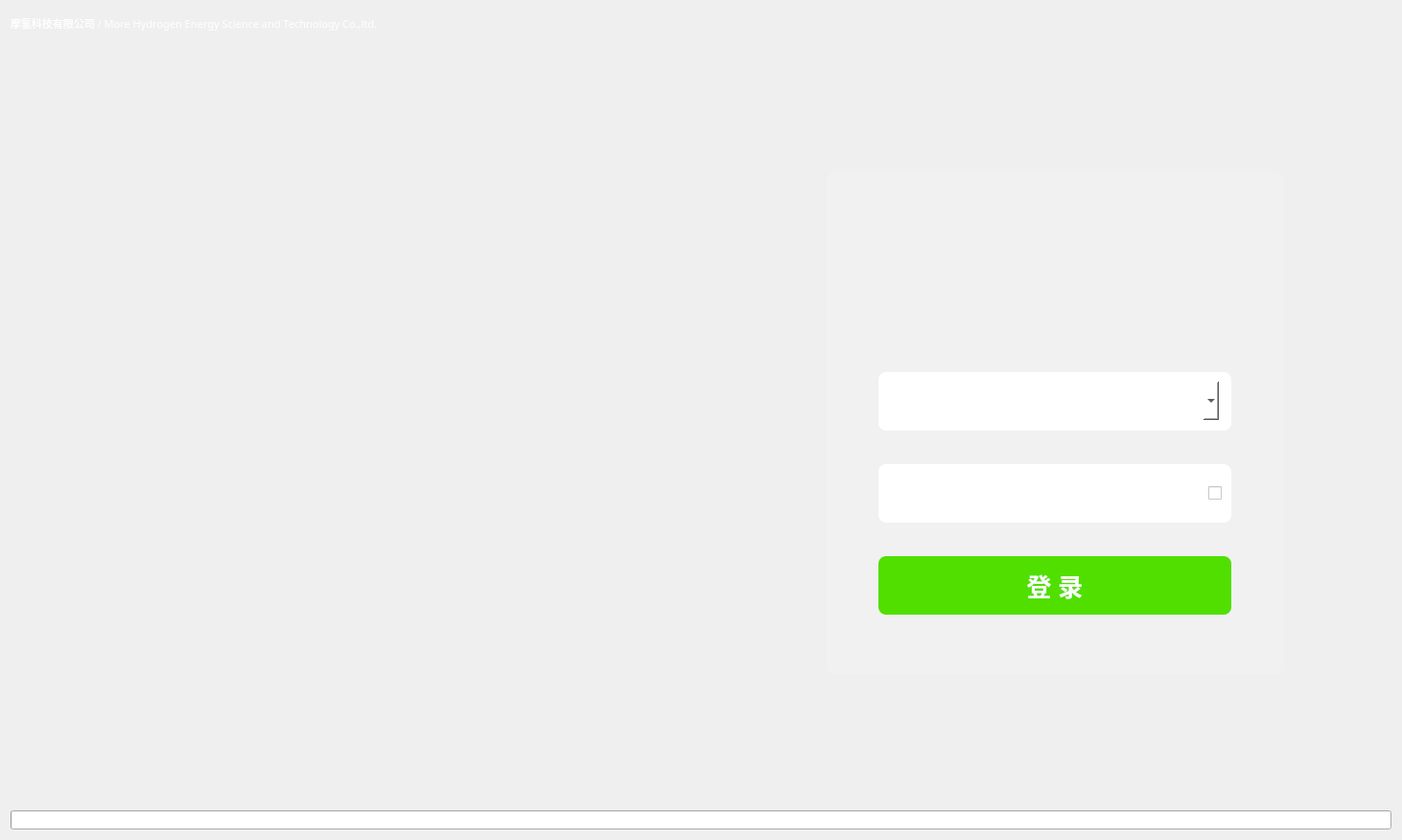
<?xml version="1.0" encoding="UTF-8"?>
<ui version="4.0">
 <class>LoginInterface</class>
 <widget class="QWidget" name="LoginInterface">
  <property name="geometry">
   <rect>
    <x>0</x>
    <y>0</y>
    <width>1458</width>
    <height>876</height>
   </rect>
  </property>
  <property name="windowTitle">
   <string>登录</string>
  </property>
  <property name="windowIcon">
   <iconset resource="../Images/images.qrc">
    <normaloff>:/logo_2x.png</normaloff>:/logo_2x.png</iconset>
  </property>
  <property name="styleSheet">
   <string notr="true">#LoginInterface{border-image: url(:/login_background.png);}</string>
  </property>
  <property name="windowFilePath">
   <string/>
  </property>
  <layout class="QGridLayout" name="gridLayout">
   <item row="2" column="0">
    <layout class="QHBoxLayout" name="horizontalLayout">
     <item>
      <spacer name="horizontalSpacer">
       <property name="orientation">
        <enum>Qt::Horizontal</enum>
       </property>
       <property name="sizeHint" stdset="0">
        <size>
         <width>40</width>
         <height>20</height>
        </size>
       </property>
      </spacer>
     </item>
     <item>
      <widget class="QLabel" name="slogan">
       <property name="minimumSize">
        <size>
         <width>620</width>
         <height>226</height>
        </size>
       </property>
       <property name="maximumSize">
        <size>
         <width>620</width>
         <height>226</height>
        </size>
       </property>
       <property name="baseSize">
        <size>
         <width>620</width>
         <height>226</height>
        </size>
       </property>
       <property name="text">
        <string/>
       </property>
       <property name="pixmap">
        <pixmap resource="../Images/images.qrc">:/slogan.png</pixmap>
       </property>
       <property name="alignment">
        <set>Qt::AlignLeading|Qt::AlignLeft|Qt::AlignVCenter</set>
       </property>
      </widget>
     </item>
     <item>
      <spacer name="horizontalSpacer_2">
       <property name="orientation">
        <enum>Qt::Horizontal</enum>
       </property>
       <property name="sizeHint" stdset="0">
        <size>
         <width>40</width>
         <height>20</height>
        </size>
       </property>
      </spacer>
     </item>
     <item>
      <widget class="QFrame" name="Login_layout">
       <property name="minimumSize">
        <size>
         <width>477</width>
         <height>524</height>
        </size>
       </property>
       <property name="maximumSize">
        <size>
         <width>477</width>
         <height>524</height>
        </size>
       </property>
       <property name="styleSheet">
        <string notr="true">QFrame#Login_layout { width:477px;
height:524px;
background:rgba(255,255,255,38.25);
opacity:0.15;
border-radius:10px;}</string>
       </property>
       <layout class="QVBoxLayout" name="verticalLayout_2">
        <property name="spacing">
         <number>35</number>
        </property>
        <property name="leftMargin">
         <number>54</number>
        </property>
        <property name="topMargin">
         <number>56</number>
        </property>
        <property name="rightMargin">
         <number>54</number>
        </property>
        <property name="bottomMargin">
         <number>62</number>
        </property>
        <item>
         <layout class="QHBoxLayout" name="horizontalLayout_2">
          <item>
           <spacer name="horizontalSpacer_4">
            <property name="orientation">
             <enum>Qt::Horizontal</enum>
            </property>
            <property name="sizeHint" stdset="0">
             <size>
              <width>40</width>
              <height>20</height>
             </size>
            </property>
           </spacer>
          </item>
          <item>
           <widget class="QLabel" name="label_2">
            <property name="sizePolicy">
             <sizepolicy hsizetype="Preferred" vsizetype="Preferred">
              <horstretch>225</horstretch>
              <verstretch>51</verstretch>
             </sizepolicy>
            </property>
            <property name="minimumSize">
             <size>
              <width>225</width>
              <height>51</height>
             </size>
            </property>
            <property name="maximumSize">
             <size>
              <width>225</width>
              <height>51</height>
             </size>
            </property>
            <property name="layoutDirection">
             <enum>Qt::LeftToRight</enum>
            </property>
            <property name="styleSheet">
             <string notr="true">QLabel {
image: url(:/logo_1x.png);
color: rgba(255, 255, 255, 1);
background-position: center;
background:transparent;
}</string>
            </property>
            <property name="frameShadow">
             <enum>QFrame::Raised</enum>
            </property>
            <property name="text">
             <string/>
            </property>
            <property name="alignment">
             <set>Qt::AlignCenter</set>
            </property>
           </widget>
          </item>
          <item>
           <spacer name="horizontalSpacer_5">
            <property name="orientation">
             <enum>Qt::Horizontal</enum>
            </property>
            <property name="sizeHint" stdset="0">
             <size>
              <width>40</width>
              <height>20</height>
             </size>
            </property>
           </spacer>
          </item>
         </layout>
        </item>
        <item>
         <layout class="QVBoxLayout" name="verticalLayout">
          <item>
           <widget class="QLabel" name="password_wrong_label">
            <property name="styleSheet">
             <string notr="true">QLabel {
font-size:20px;
font-family:PingFang SC;
font-weight:300;
line-height:28px;
color:rgba(255,42,42,1);
}</string>
            </property>
            <property name="text">
             <string/>
            </property>
           </widget>
          </item>
          <item>
           <widget class="QFrame" name="user_background">
            <property name="minimumSize">
             <size>
              <width>368</width>
              <height>61</height>
             </size>
            </property>
            <property name="maximumSize">
             <size>
              <width>368</width>
              <height>61</height>
             </size>
            </property>
            <property name="styleSheet">
             <string notr="true">width:368px;height:61px;background:rgba(255,255,255,1);opacity:1;border-radius:8px;</string>
            </property>
            <layout class="QHBoxLayout" name="horizontalLayout_3">
             <item>
              <widget class="QLabel" name="label_3">
               <property name="minimumSize">
                <size>
                 <width>34</width>
                 <height>34</height>
                </size>
               </property>
               <property name="maximumSize">
                <size>
                 <width>34</width>
                 <height>34</height>
                </size>
               </property>
               <property name="text">
                <string/>
               </property>
               <property name="pixmap">
                <pixmap resource="../Images/images.qrc">:/user.png</pixmap>
               </property>
               <property name="alignment">
                <set>Qt::AlignCenter</set>
               </property>
              </widget>
             </item>
             <item>
              <widget class="QComboBox" name="accounts">
               <property name="minimumSize">
                <size>
                 <width>0</width>
                 <height>40</height>
                </size>
               </property>
               <property name="maximumSize">
                <size>
                 <width>300</width>
                 <height>40</height>
                </size>
               </property>
               <property name="font">
                <font>
                 <family>思源黑体 CN Regular</family>
                 <pointsize>18</pointsize>
                 <weight>50</weight>
                 <bold>false</bold>
                </font>
               </property>
               <property name="styleSheet">
                <string notr="true">QComboBox::down-arrow {border:0px;image: url(:/down-arrow.png);}</string>
               </property>
              </widget>
             </item>
            </layout>
           </widget>
          </item>
         </layout>
        </item>
        <item>
         <widget class="QFrame" name="password_background">
          <property name="minimumSize">
           <size>
            <width>368</width>
            <height>61</height>
           </size>
          </property>
          <property name="maximumSize">
           <size>
            <width>368</width>
            <height>61</height>
           </size>
          </property>
          <property name="styleSheet">
           <string notr="true">width:368px;
height:61px;
background:rgba(255,255,255,1);
opacity:1;
border-radius:8px;</string>
          </property>
          <layout class="QHBoxLayout" name="horizontalLayout_4">
           <item>
            <widget class="QLabel" name="label_4">
             <property name="minimumSize">
              <size>
               <width>34</width>
               <height>34</height>
              </size>
             </property>
             <property name="maximumSize">
              <size>
               <width>34</width>
               <height>34</height>
              </size>
             </property>
             <property name="text">
              <string/>
             </property>
             <property name="pixmap">
              <pixmap resource="../Images/images.qrc">:/lock.png</pixmap>
             </property>
             <property name="alignment">
              <set>Qt::AlignCenter</set>
             </property>
            </widget>
           </item>
           <item>
            <widget class="QLineEdit" name="password">
             <property name="minimumSize">
              <size>
               <width>300</width>
               <height>40</height>
              </size>
             </property>
             <property name="maximumSize">
              <size>
               <width>300</width>
               <height>40</height>
              </size>
             </property>
             <property name="font">
              <font>
               <family>微软雅黑</family>
               <pointsize>14</pointsize>
              </font>
             </property>
             <property name="styleSheet">
              <string notr="true"/>
             </property>
            </widget>
           </item>
           <item>
            <widget class="QCheckBox" name="showPassword">
             <property name="maximumSize">
              <size>
               <width>15</width>
               <height>16777215</height>
              </size>
             </property>
             <property name="text">
              <string/>
             </property>
            </widget>
           </item>
          </layout>
         </widget>
        </item>
        <item>
         <widget class="QPushButton" name="login_btn">
          <property name="minimumSize">
           <size>
            <width>368</width>
            <height>61</height>
           </size>
          </property>
          <property name="maximumSize">
           <size>
            <width>368</width>
            <height>61</height>
           </size>
          </property>
          <property name="styleSheet">
           <string notr="true">width:368px;height:61px;background:rgba(81,223,0,1);border-radius:8px;
width:78px;
height:37px;
font-size:26px;
font-family:PingFang SC;
font-weight:500;
line-height:37px;
color:rgba(255,255,255,1);
opacity:1;</string>
          </property>
          <property name="text">
           <string>登 录</string>
          </property>
          <property name="checkable">
           <bool>false</bool>
          </property>
         </widget>
        </item>
       </layout>
      </widget>
     </item>
     <item>
      <spacer name="horizontalSpacer_3">
       <property name="orientation">
        <enum>Qt::Horizontal</enum>
       </property>
       <property name="sizeHint" stdset="0">
        <size>
         <width>40</width>
         <height>20</height>
        </size>
       </property>
      </spacer>
     </item>
    </layout>
   </item>
   <item row="0" column="0">
    <widget class="QLabel" name="label">
     <property name="sizePolicy">
      <sizepolicy hsizetype="Fixed" vsizetype="Fixed">
       <horstretch>0</horstretch>
       <verstretch>0</verstretch>
      </sizepolicy>
     </property>
     <property name="minimumSize">
      <size>
       <width>578</width>
       <height>26</height>
      </size>
     </property>
     <property name="maximumSize">
      <size>
       <width>578</width>
       <height>26</height>
      </size>
     </property>
     <property name="font">
      <font>
       <family>Microsoft YaHei</family>
       <pointsize>8</pointsize>
      </font>
     </property>
     <property name="styleSheet">
      <string notr="true">color: rgba(255, 255, 255, 1);</string>
     </property>
     <property name="text">
      <string>摩氢科技有限公司 / More Hydrogen Energy Science and Technology Co.,ltd.</string>
     </property>
    </widget>
   </item>
   <item row="1" column="0">
    <spacer name="verticalSpacer">
     <property name="orientation">
      <enum>Qt::Vertical</enum>
     </property>
     <property name="sizeHint" stdset="0">
      <size>
       <width>20</width>
       <height>40</height>
      </size>
     </property>
    </spacer>
   </item>
   <item row="4" column="0">
    <widget class="QProgressBar" name="progressBar">
     <property name="minimumSize">
      <size>
       <width>1440</width>
       <height>20</height>
      </size>
     </property>
     <property name="maximumSize">
      <size>
       <width>1080</width>
       <height>20</height>
      </size>
     </property>
     <property name="styleSheet">
      <string notr="true">width:1540px;height:20px;background-color:linear-gradient(360deg,rgba(81,223,0,1) 0%,rgba(81,223,0,1) 51%,rgba(132,243,91,1) 54%,rgba(191,255,155,1) 100%);opacity:1;</string>
     </property>
     <property name="value">
      <number>0</number>
     </property>
     <property name="textVisible">
      <bool>false</bool>
     </property>
    </widget>
   </item>
   <item row="3" column="0">
    <spacer name="verticalSpacer_2">
     <property name="orientation">
      <enum>Qt::Vertical</enum>
     </property>
     <property name="sizeHint" stdset="0">
      <size>
       <width>20</width>
       <height>40</height>
      </size>
     </property>
    </spacer>
   </item>
  </layout>
 </widget>
 <resources>
  <include location="../Images/images.qrc"/>
 </resources>
 <connections/>
</ui>
